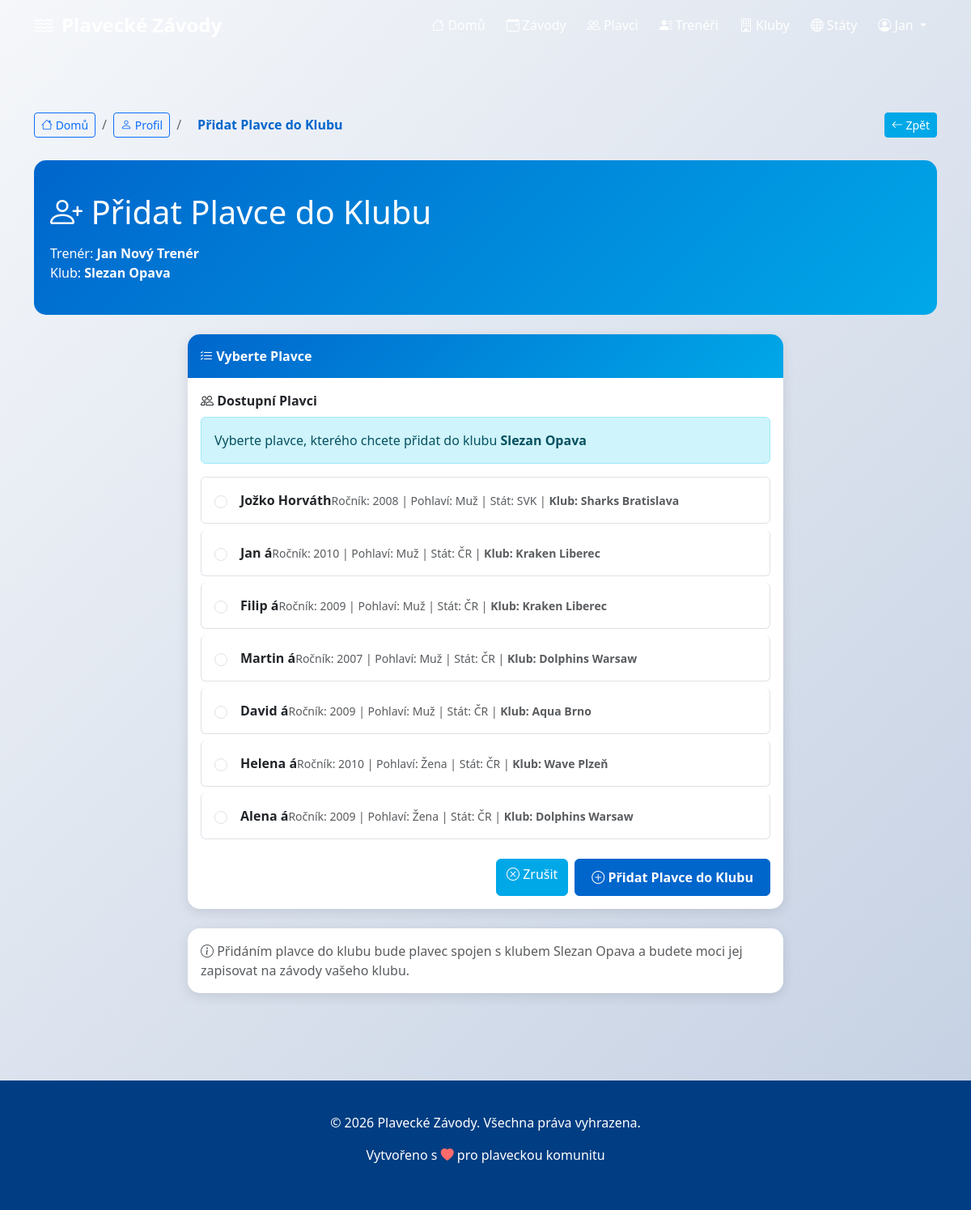
/treneri/pridat-plavce-do-klubu/ (signed in), run on the app's committed database.
### zavody/models.py (models this page shows, shortened)
class Trener(models.Model):
    POHLAVI_CHOICES = [
        ('M', 'Muž'),
        ('Z', 'Žena'),
    ]
    trener_id = models.AutoField(primary_key=True)
    jmeno = models.CharField(max_length=100)
    prijmeni = models.CharField(max_length=100)
    pohlavi = models.CharField(max_length=1, choices=POHLAVI_CHOICES, blank=True, null=True)
    foto = models.CharField(max_length=255, blank=True, null=True)
    klub = models.ForeignKey(Klub, on_delete=models.SET_NULL, null=True)
    stat = models.ForeignKey(Stat, on_delete=models.SET_NULL, null=True)
    plavci = models.ManyToManyField(Plavec, related_name='treneri', blank=True)
    class Meta:
        db_table = 'trener'
        verbose_name = 'Trenér'
        verbose_name_plural = 'Trenéři'

class Klub(models.Model):
    klub_id = models.AutoField(primary_key=True)
    nazev = models.CharField(max_length=100)
    mesto = models.ForeignKey(Mesto, on_delete=models.CASCADE)
    datum_zalozeni = models.DateField(blank=True, null=True)
    class Meta:
        db_table = 'klub'
        verbose_name = 'Klub'
        verbose_name_plural = 'Kluby'

class Plavec(models.Model):
    POHLAVI_CHOICES = [
        ('M', 'Muž'),
        ('Z', 'Žena'),
    ]
    plavec_id = models.AutoField(primary_key=True)
    jmeno = models.CharField(max_length=100)
    prijmeni = models.CharField(max_length=100)
    rocnik = models.IntegerField()  # Rok narození
    vaha = models.DecimalField(max_digits=5, decimal_places=2, blank=True, null=True)
    vyska = models.DecimalField(max_digits=5, decimal_places=2, blank=True, null=True)
    pohlavi = models.CharField(max_length=1, choices=POHLAVI_CHOICES)
    foto = models.CharField(max_length=255, blank=True, null=True)
    klub = models.ForeignKey(Klub, on_delete=models.SET_NULL, null=True)
    stat = models.ForeignKey(Stat, on_delete=models.SET_NULL, null=True)
    class Meta:
        db_table = 'plavec'
        verbose_name = 'Plavec'
        verbose_name_plural = 'Plavci'

class Stat(models.Model):
    stat_id = models.AutoField(primary_key=True)
    nazev = models.CharField(max_length=4, unique=True)  # CZE, SVK, POL, GER, UKR
    hymna = models.CharField(max_length=255, blank=True, null=True)
    class Meta:
        db_table = 'stat'
        verbose_name = 'Stát'
        verbose_name_plural = 'Státy'

### zavody/views.py (the view, shortened to what this page needs)
# urls.py: path('treneri/pridat-plavce-do-klubu/', views.add_plavec_to_klub, name='add_plavec_to_klub'),
@login_required
def add_plavec_to_klub(request):
    if request.user.profile.role != 'trener':
        messages.error(request, 'Přístup pouze pro trenéry.')
        return redirect('home')
    try:
        trener = Trener.objects.get(
            jmeno=request.user.first_name or '',
            prijmeni=request.user.last_name or ''
        )
        klub = trener.klub
        if not klub:
            messages.error(request, 'Trenér nemá přiřazený klub.')
            return redirect('profile')
        plavci_bez_klubu = Plavec.objects.filter(klub__isnull=True)
        plavci_jiny_klub = Plavec.objects.exclude(klub=klub)
        context = {
            'klub': klub,
            'trener': trener,
            'plavci_bez_klubu': plavci_bez_klubu,
            'plavci_jiny_klub': plavci_jiny_klub,
        }
        return render(request, 'zavody/add_plavec_to_klub.html', context)
    except Trener.DoesNotExist:
        messages.error(request, 'Trenér nebyl nalezen v systému.')
        return redirect('profile')
    except Exception as e:
        messages.error(request, 'Došlo k chybě.')
        return redirect('profile')

### zavody/templates/zavody/add_plavec_to_klub.html (shortened to what this page needs)
{% extends 'base.html' %}
{% block content %}
<div class="container py-5">
    <nav aria-label="breadcrumb" class="mb-4" style="display: flex; justify-content: space-between; align-items: center; gap: 1rem;">
        <div style="display: flex; gap: 0.5rem; align-items: center;">
            <a href="{% url 'home' %}" class="btn btn-sm btn-outline-primary">
                <i class="bi bi-house"></i> Domů
            </a>
            <span style="color: #666;">/</span>
            <a href="{% url 'profile' %}" class="btn btn-sm btn-outline-primary">
                <i class="bi bi-person"></i> Profil
            </a>
            <span style="color: #666;">/</span>
            <span style="padding: 0.5rem 0.75rem; color: #0066cc; font-weight: 600;">Přidat Plavce do Klubu</span>
        </div>
        <button onclick="history.back()" class="btn btn-sm btn-secondary" style="white-space: nowrap;">
            <i class="bi bi-arrow-left"></i> Zpět
        </button>
    </nav>
    <div class="detail-header mb-4">
        <h1><i class="bi bi-person-plus"></i> Přidat Plavce do Klubu</h1>
        <p class="mb-0">
            Trenér: <strong>{{ trener.jmeno }} {{ trener.prijmeni }}</strong><br>
            Klub: <strong>{{ klub.nazev }}</strong>
        </p>
    </div>
    <div class="row">
        <div class="col-md-8 offset-md-2">
            <div class="card">
                <div class="card-header">
                    <i class="bi bi-list-check"></i> Vyberte Plavce
                </div>
                <div class="card-body">
                    <form method="POST">
                        <div class="mb-3">
                            <label for="plavec_select" class="form-label">
                                <strong><i class="bi bi-people"></i> Dostupní Plavci</strong>
                            </label>
                            <div class="alert alert-info">
                                Vyberte plavce, kterého chcete přidat do klubu <strong>{{ klub.nazev }}</strong>
                            </div>
                            {% if plavci_bez_klubu or plavci_jiny_klub %}
                                <div class="list-group">
                                    {% for plavec in plavci_jiny_klub %}
                                        <label class="list-group-item">
                                            <input type="radio" name="plavec_id" value="{{ plavec.plavec_id }}" class="form-check-input" required>
                                            <strong>{{ plavec.jmeno }} {{ plavec.prijmeni }}</strong>
                                            <br>
                                            <small class="text-muted">
                                                Ročník: {{ plavec.rocnik }} |
                                                Pohlaví: {% if plavec.pohlavi == 'M' %}Muž{% else %}Žena{% endif %} |
                                                Stát: {% if plavec.stat %}{{ plavec.stat.nazev }}{% else %}Neurčeno{% endif %}
                                                {% if plavec.klub %}
                                                    | <strong>Klub: {{ plavec.klub.nazev }}</strong>
                                                {% else %}
                                                    | <span class="badge bg-warning">Bez klubu</span>
                                                {% endif %}
                                            </small>
                                        </label>
                                    {% endfor %}
                                </div>
                            {% else %}
                                <div class="alert alert-warning">
                                    <i class="bi bi-info-circle"></i> Všichni plavci již jsou přidáni do klubu {{ klub.nazev }}.
                                </div>
                            {% endif %}
                        </div>
                        <div class="d-flex gap-2 justify-content-end">
                            <a href="{% url 'profile' %}" class="btn btn-secondary">
                                <i class="bi bi-x-circle"></i> Zrušit
                            </a>
                            <button type="submit" class="btn btn-primary" {% if not plavci_bez_klubu and not plavci_jiny_klub %}disabled{% endif %}>
                                <i class="bi bi-plus-circle"></i> Přidat Plavce do Klubu
                            </button>
                        </div>
                    </form>
                </div>
            </div>
            <div class="card mt-4">
                <div class="card-body">
                    <p class="text-muted mb-0">
                        <i class="bi bi-info-circle"></i>
                        Přidáním plavce do klubu bude plavec spojen s klubem {{ klub.nazev }}
                        a budete moci jej zapisovat na závody vašeho klubu.
                    </p>
                </div>
            </div>
        </div>
    </div>
</div>
{% endblock %}

### zavody/templates/base.html (shortened to what this page needs)
<!DOCTYPE html>
<html lang="cs">
<head>
    <link href="https://cdn.jsdelivr.net/npm/bootstrap@5.3.0/dist/css/bootstrap.min.css" rel="stylesheet">
    <link rel="stylesheet" href="https://cdn.jsdelivr.net/npm/bootstrap-icons@1.11.0/font/bootstrap-icons.css">
</head>
<body>
    <nav class="navbar navbar-expand-lg navbar-dark">
        <div class="container">
            <a class="navbar-brand" href="{% url 'home' %}">
                <i class="bi bi-water"></i>
            </a>
            <div class="collapse navbar-collapse" id="navbarNav">
                <ul class="navbar-nav ms-auto">
                    <li class="nav-item">
                        <a class="nav-link" href="{% url 'home' %}">
                            <i class="bi bi-house"></i> Domů
                        </a>
                    </li>
                    <li class="nav-item">
                        <a class="nav-link" href="{% url 'zavody_list' %}">
                            <i class="bi bi-calendar-event"></i> Závody
                        </a>
                    </li>
                    <li class="nav-item">
                        <a class="nav-link" href="{% url 'plavci_list' %}">
                            <i class="bi bi-people"></i> Plavci
                        </a>
                    </li>
                    <li class="nav-item">
                        <a class="nav-link" href="{% url 'treneri_list' %}">
                            <i class="bi bi-person-lines-fill"></i> Trenéři
                        </a>
                    </li>
                    <li class="nav-item">
                        <a class="nav-link" href="{% url 'kluby_list' %}">
                            <i class="bi bi-building"></i> Kluby
                        </a>
                    </li>
                    <li class="nav-item">
                        <a class="nav-link" href="{% url 'stat_list' %}">
                            <i class="bi bi-globe"></i> Státy
                        </a>
                    </li>
                    {% if user.is_authenticated %}
                        <li class="nav-item dropdown">
                            <a class="nav-link dropdown-toggle" href="#" id="userDropdown" role="button" data-bs-toggle="dropdown">
                                <i class="bi bi-person-circle"></i> {{ user.first_name|default:user.username }}
                            </a>
                        </li>
                    {% endif %}
                </ul>
            </div>
        </div>
    </nav>
    <main>
        {% block content %}{% endblock %}
    </main>
    <footer class="footer">
        <div class="container">
            <p>&copy; 2026 Plavecké Závody. Všechna práva vyhrazena.</p>
            <p>Vytvořeno s <i class="bi bi-heart-fill" style="color: #ff6b6b;"></i> pro plaveckou komunitu</p>
        </div>
    </footer>
</body>
</html>

### zavody/templates/base.html (style rules this page uses)
:root { --primary-color: #0066cc; --secondary-color: #00a8e8; --dark-color: #003d82; --light-color: #e8f4f8; }
body { font-family: 'Segoe UI', Tahoma, Geneva, Verdana, sans-serif; background: linear-gradient(135deg, #f5f7fa 0%, #c3cfe2 100%); min-height: 100vh; }
.navbar-brand { font-weight: bold; font-size: 1.5rem; display: flex; align-items: center; gap: 10px; }
.nav-link { color: white !important; font-weight: 500; transition: all 0.3s ease; margin: 0 5px; }
.card { border: none; border-radius: 15px; box-shadow: 0 4px 15px rgba(0, 0, 0, 0.1); transition: all 0.3s ease; overflow: hidden; }
.card-header { background: linear-gradient(135deg, var(--primary-color) 0%, var(--secondary-color) 100%); color: white; border: none; font-weight: 600; padding: 15px; }
.btn-primary { background-color: var(--primary-color); border-color: var(--primary-color); font-weight: 600; padding: 10px 20px; transition: all 0.3s ease; }
.btn-secondary { background-color: var(--secondary-color); border-color: var(--secondary-color); }
.footer { background-color: var(--dark-color); color: white; padding: 40px 20px; margin-top: 60px; text-align: center; }
.detail-header { background: linear-gradient(135deg, var(--primary-color) 0%, var(--secondary-color) 100%); color: white; padding: 40px 20px; border-radius: 15px; margin-bottom: 30px; }
.detail-header h1 { font-size: 2.5rem; margin-bottom: 15px; }

### zavody/templates/zavody/add_plavec_to_klub.html (style rules this page uses)
.list-group-item { display: flex; align-items: center; cursor: pointer; padding: 1rem; margin-bottom: 0.5rem; border-radius: 0.375rem; border: 1px solid #dee2e6; transition: background-color 0.15s ease-in-out, border-color 0.15s ease-in-out; }
.list-group-item input[type="radio"] { margin-right: 1rem; margin-top: 0.25rem; }

### data on the page
Trener: jmeno "Jan", prijmeni "Nový Trenér"
Klub: nazev "Slezan Opava"
Plavec: jmeno "Jožko", prijmeni "Horváth", rocnik "2008", pohlavi "Muž", stat.nazev "SVK", klub.nazev "Sharks Bratislava"
Plavec: jmeno "Jan", prijmeni "á", rocnik "2010", pohlavi "Muž", stat.nazev "ČR", klub.nazev "Kraken Liberec"
Plavec: jmeno "Filip", prijmeni "á", rocnik "2009", pohlavi "Muž", stat.nazev "ČR", klub.nazev "Kraken Liberec"
Plavec: jmeno "Martin", prijmeni "á", rocnik "2007", pohlavi "Muž", stat.nazev "ČR", klub.nazev "Dolphins Warsaw"
Plavec: jmeno "David", prijmeni "á", rocnik "2009", pohlavi "Muž", stat.nazev "ČR", klub.nazev "Aqua Brno"
Plavec: jmeno "Helena", prijmeni "á", rocnik "2010", pohlavi "Žena", stat.nazev "ČR", klub.nazev "Wave Plzeň"
Plavec: jmeno "Alena", prijmeni "á", rocnik "2009", pohlavi "Žena", stat.nazev "ČR", klub.nazev "Dolphins Warsaw"

### other printed values
{{ user.first_name|default:user.username }} "Jan"
